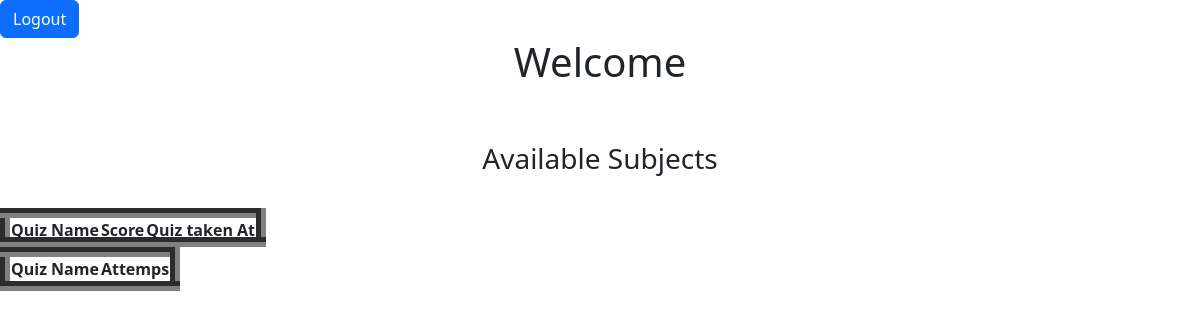
The app's page /user_dashboard (signed in), older data.
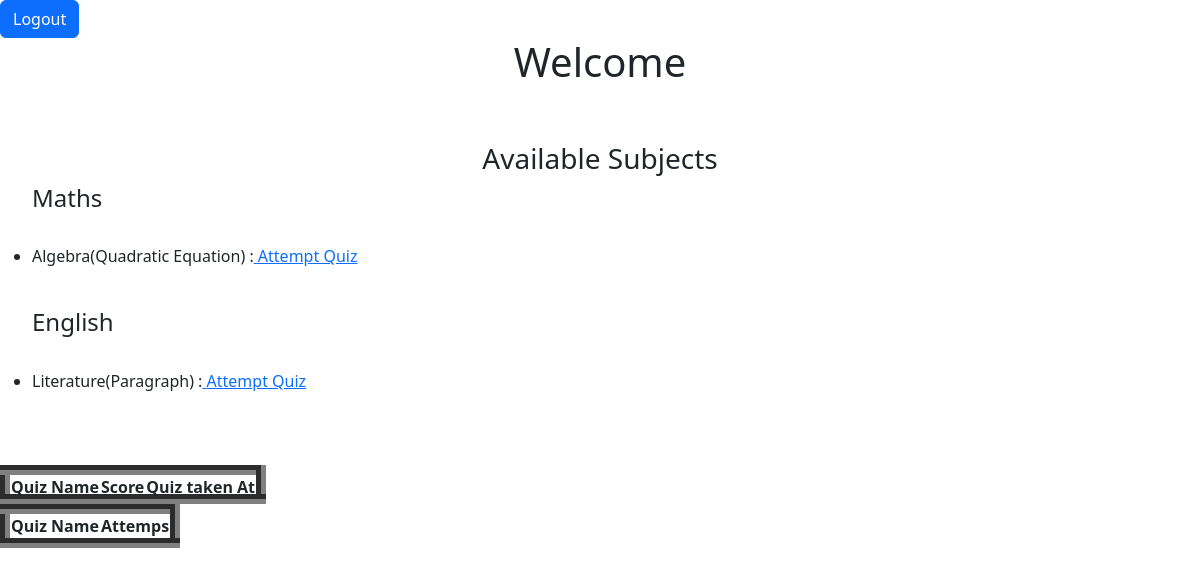
The same page, newer data.
### models.py (models this page shows)
class Subject(db.Model):
    id=db.Column(db.Integer,primary_key=True,nullable=False,autoincrement=True)
    name=db.Column(db.String(100),nullable=False)
    description=db.Column(db.String(250),nullable=True)
    chapter=db.relationship("Chapter",backref='subject',cascade='all,delete')

class Chapter(db.Model):
    id=db.Column(db.Integer,primary_key=True,nullable=False,autoincrement=True)
    subject_id=db.Column(db.Integer,db.ForeignKey('subject.id',ondelete="CASCADE"),nullable=False)
    name=db.Column(db.String(100),nullable=False)
    description=db.Column(db.String(250),nullable=True)
    quiz=db.relationship('Quiz',backref='chapter',cascade='all,delete')

class Quiz(db.Model):
    id=db.Column(db.Integer,primary_key=True,nullable=False,autoincrement=True)
    name=db.Column(db.String(100),nullable=False)
    chapter_id=db.Column(db.Integer,db.ForeignKey('chapter.id',ondelete="CASCADE"),nullable=False)
    remarks=db.Column(db.String(300),nullable=True)
    duration=db.Column(db.Time,nullable=False)
    question=db.relationship('Question',backref='quiz',cascade='all,delete')
    score=db.relationship('Score',backref='quiz',cascade='all,delete')

### app.py (the view)
@app.route('/user_dashboard',methods=['GET','POST'])
def user_dashboard():
    user_id=User.query.get(session['user_id'])
    subject=Subject.query.all()
    score=Score.query.filter_by(user_id=session['user_id']).all()
    previous_quiz_attempts={}
    user_id=session.get('user_id')
    previous_attempt=Score.query.filter_by(user_id=user_id).all()
    for i in previous_attempt:
          quiz_name=i.quiz.name
          if quiz_name in  previous_quiz_attempts:
            previous_quiz_attempts[quiz_name]+=1
          else:
            previous_quiz_attempts[quiz_name]=1
    return render_template('user_dashboard.html',user=user_id,subject=subject,score=score,previous_quiz_attempts=previous_quiz_attempts)

### templates/user_dashboard.html (shortened to what this page needs)
<html>
    <body>
        <head>
            <link href="https://cdn.jsdelivr.net/npm/bootstrap@5.3.0/dist/css/bootstrap.min.css" rel="stylesheet">
        </head>
        <a href="{{url_for('logout')}}" class="btn btn-primary ">Logout</a>
        <h1>Welcome {{user.username}}</h1>
        <br><br>
        <h3>Available Subjects</h3>
        <ul>
        {% for sub in subject%}
        <h4 >{{sub.name}}</h4>
        <br>
        {% for chap in sub.chapter%}
        {%for quizzes in chap.quiz%}
        <li>
           <p> {{chap.name}}({{quizzes.name}}) :<a href ="{{url_for('attempt_quiz',quiz_id=quizzes.id)}}"> Attempt Quiz</a></p>
            <br>
        </li>
        {% endfor %}
        {% endfor %}
        {% endfor %}
        </ul>
        <table class="table table-hover">
           <table border="10">
            <thead class="table">
            <tr>
                <th>Quiz Name</th>
                <th> Score</th>
                <th>Quiz taken At</th>
            </tr>
            </thead>
    </table>
        </table>
<div class="table-responsive">
    <table border="10">
        <tr>
            <th>Quiz Name</th>
            <th> Attemps</th>
        </tr>
        </table>
        </div>
    </body>
</html>

### templates/user_dashboard.html (style rules this page uses)
h1,h3 { text-align: center; }

Row changes from the older to the newer data that the page shows:
added Subject: name "Maths"
added Chapter: name "Algebra"
added Quiz: name "Quadratic Equation"
added Subject: name "English"
added Chapter: name "Literature"
now on this page (row edited): Quiz: name "Paragraph"
